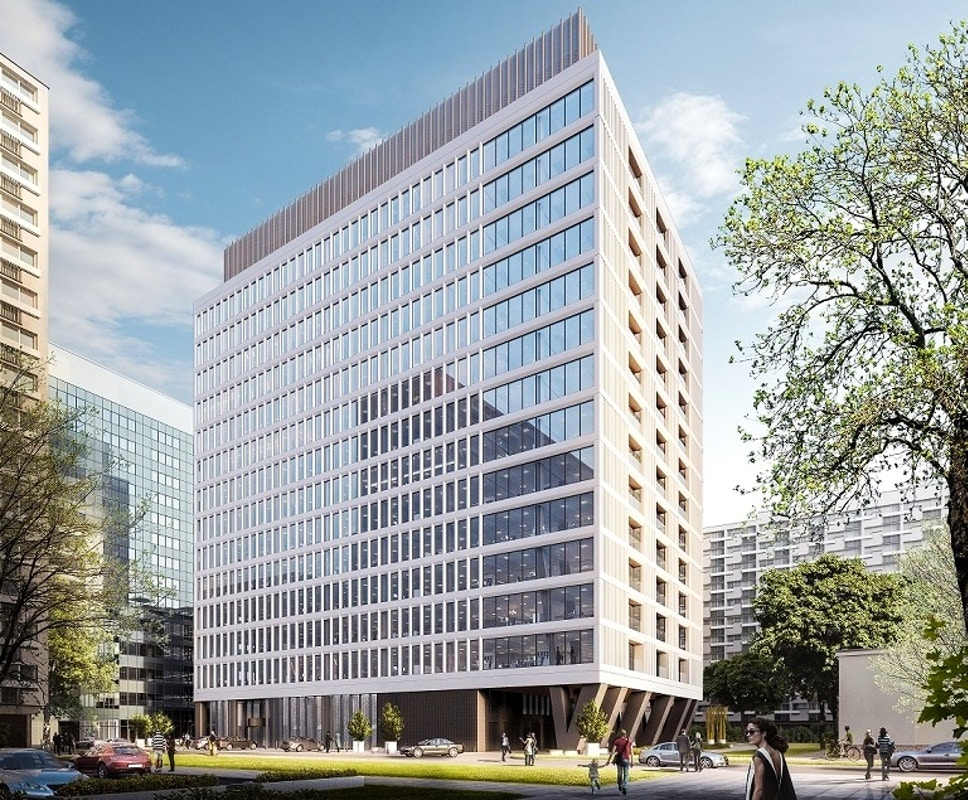
#> input picture atrium.jpg, 968 x 800 px, given in place of the camera
$ jupyter execute main_pipeline.ipynb
#> lines starting #> are read from the running program, lines starting #| are printed output that depends on the picture
[cell 1]
#!/usr/bin/env python3
# -*- coding: utf-8 -*-
"""
Realtime Color Detection Pipeline (OpenCV)
Pipeline Realtime Color Detection
	1.	Capture frame từ camera
	•	Lấy hình từ webcam (OpenCV VideoCapture).
	•	Resize xuống kích thước xử lý (proc_width) để nhẹ hơn.
	2.	Preprocessing (nhẹ, realtime)
	•	Gray-World White Balance
	•	CLAHE (lim=2.0, size=8x8)
	3.	Color labeling (per pixel)
	•	Convert frame → HSV, LAB color space.
	•	Với từng pixel:
	    - HSV mask + LAB deltaE mask
	    - LAB polar
	    - mahalanobis
	4.	Postprocess
	•	morph refine (open=3, close=5)
	•	remove small blobs (min_area_ratio=0.0005)
	•	min_area_ratio=0.0005
	5.	Palette
	•	k means palette lab
	•	save json
	6.	Visualization
	•	Vẽ bounding box + label + % diện tích.
	•	Hiển thị FPS, kích thước xử lý.
	•	Có auto-scale kích thước xử lý để giữ FPS ổn định.pych
key:
  q : quit
  a : toggle autoscale proc size
  p : lưu K-Means palette JSON
  s : snapshot
  m : toggle precise ↔ recall
  d : toggle ΔE method (ciede76 ↔ ciede2000)
  t : cycle COLOR_MASK_MODE (lab_polar ↔ hsv_and_lab ↔ mahalanobis)
"""

# import necessary
import cv2
import json
import time
import math
from dataclasses import dataclass
from typing import Dict, Tuple, List
import numpy as np

# =========================
# 0) Config & Color Palette
# =========================

# 30-color palette (name -> hex)
BASE_COLORS: Dict[str, str] = {
    "red":"#ff0000","orange":"#ff7f00","yellow":"#ffff00","chartreuse":"#7fff00","green":"#00ff00",
    "springgreen":"#00ff7f","cyan":"#00ffff","azure":"#007fff","blue":"#0000ff","navy":"#000080",
    "indigo":"#4b0082","violet":"#8a2be2","purple":"#800080","magenta":"#ff00ff","rose":"#ff007f",
    "pink":"#ffc0cb","salmon":"#fa8072","crimson":"#dc143c","brown":"#8b4513","chocolate":"#d2691e",
    "gold":"#ffd700","olive":"#808000","lime":"#bfff00","teal":"#008080","turquoise":"#40e0d0",
    "sky":"#87ceeb","royalblue":"#4169e1","slateblue":"#6a5acd","beige":"#f5f5dc","black":"#000000"
}

# mode threshold
@dataclass
class ModeThreshold:
    h_tol: int
    s_min: int
    v_min: int
    de_thresh: float

# params for LAB-Polar
@dataclass
class LabPolarParams:
    de_thresh: float = 16.0
    hue_deg_tol: float = 12.0
    chroma_min_ratio: float = 0.7
    chroma_max_ratio: float = 1.3

# config class
@dataclass
class Config:
    # Target FPS & autoscale
    target_fps: float = 30.0
    autoscale: bool = True
    autoscale_margin: float = 2.0
    autoscale_interval: int = 30
    width_step: int = 32
    proc_width: int = 640
    min_width: int = 320
    max_width: int = 960

    # Preprocess
    use_grayworld: bool = True
    use_clahe: bool = True
    clahe_clip: float = 2.0
    clahe_grid: Tuple[int, int] = (8, 8)

    # Color labeling
    de_method: str = "ciede76"          # "ciede76" | "ciede2000"
    mode: str = "precise"                # "precise" | "recall" (chỉ ảnh hưởng preset tham số)
    COLOR_MASK_MODE: str = "lab_polar"   # "lab_polar" | "hsv_and_lab" | "mahalanobis"

    # Mahalanobis params (2D trên a-b)
    maha_k: float = 3.0                  # chấp nhận nếu d^2 <= k^2
    maha_sigma_base: float = 6.0         # sigma cơ bản cho a,b
    maha_sigma_scale_by_chroma: float = 0.06  # thêm theo C_ref
    maha_min_chroma: float = 6.0         # bỏ xám (C thấp)

    # Postprocess
    morph_open: int = 3
    morph_close: int = 5
    min_area_ratio: float = 0.0005

    # Palette
    k_palette: int = 6

# HSV + ΔE presets
MODE_PRECISE = ModeThreshold(h_tol=10, s_min=60, v_min=60, de_thresh=16.0)
MODE_RECALL  = ModeThreshold(h_tol=18, s_min=35, v_min=35, de_thresh=26.0)

# Lab-Polar presets
LP_PRECISE = LabPolarParams(de_thresh=16.0, hue_deg_tol=12.0, chroma_min_ratio=0.7, chroma_max_ratio=1.3)
LP_RECALL  = LabPolarParams(de_thresh=26.0, hue_deg_tol=20.0, chroma_min_ratio=0.5, chroma_max_ratio=1.6)


# =========================
# 1) Utilities
# =========================

# convert hex value -> BGR value
def hex_to_bgr(hex_str: str) -> Tuple[int, int, int]:
    hex_str = hex_str.lstrip('#')
    r = int(hex_str[0:2], 16)
    g = int(hex_str[2:4], 16)
    b = int(hex_str[4:6], 16)
    return (b, g, r)

# convert BGR value -> LAB
def bgr_to_lab_cv(bgr: Tuple[int, int, int]) -> np.ndarray:
    arr = np.uint8([[list(bgr)]])
    lab = cv2.cvtColor(arr, cv2.COLOR_BGR2LAB)
    return lab[0, 0].astype(np.float32)

# convert LAB value -> float
def cv_lab_to_lab_float(lab_cv: np.ndarray) -> np.ndarray:
    lab_cv = lab_cv.astype(np.float32)
    L = lab_cv[..., 0] * (100.0 / 255.0)
    a = lab_cv[..., 1] - 128.0
    b = lab_cv[..., 2] - 128.0
    return np.stack([L, a, b], axis=-1)

# pre-process: grayworld white balance
def grayworld_white_balance(bgr: np.ndarray) -> np.ndarray:
    eps = 1e-6
    b, g, r = cv2.split(bgr)
    mb, mg, mr = b.mean() + eps, g.mean() + eps, r.mean() + eps
    m = (mb + mg + mr) / 3.0
    kb, kg, kr = m / mb, m / mg, m / mr
    b = cv2.multiply(b, kb)
    g = cv2.multiply(g, kg)
    r = cv2.multiply(r, kr)
    balanced = cv2.merge([b, g, r])
    return np.clip(balanced, 0, 255).astype(np.uint8)

# pre-process: CLAHE on L channel
def clahe_on_L(bgr: np.ndarray, clip: float = 2.0, grid: Tuple[int, int] = (8, 8)) -> np.ndarray:
    lab = cv2.cvtColor(bgr, cv2.COLOR_BGR2LAB)
    L, a, b = cv2.split(lab)
    clahe = cv2.createCLAHE(clipLimit=clip, tileGridSize=grid)
    L2 = clahe.apply(L)
    lab2 = cv2.merge([L2, a, b])
    return cv2.cvtColor(lab2, cv2.COLOR_LAB2BGR)

# ------- HSV (Hue, Saturation, Value) utilities -------
# Hue: Sắc độ
# Saturation: Độ bão hoà
# Value: Giá trị sáng
# [24 lines left out: functions compute_hsv_bounds, hsv_mask_for_color, not called in this run]

# ------- LAB (Lightness, A/B) ΔE -------
# L: Lightness: độ sáng
# A: trục xanh lá đến đỏ
# B: trục xanh dương đến vàng

# Công thức đo độ khác biệt màu sắc
# delta E 1976
def deltaE76(lab_img_f: np.ndarray, lab_ref_f: np.ndarray) -> np.ndarray:
    diff = lab_img_f - lab_ref_f.reshape(1, 1, 3)
    return np.sqrt(np.sum(diff * diff, axis=2)).astype(np.float32)

# delta E 2000
# CIEDE2000
# [50 lines left out: function _ciede2000, not called in this run]


def deltaE(lab_img_f: np.ndarray, lab_ref_f: np.ndarray, method: str = "ciede76") -> np.ndarray:
    if method == "ciede2000":
        return _ciede2000(lab_img_f, lab_ref_f)
    return deltaE76(lab_img_f, lab_ref_f)

# ------- Lab-Polar mask -------

def angle_diff_deg(a, b):
    d = (a - b + 180.0) % 360.0 - 180.0
    return np.abs(d)


def lab_polar_from_lab_float(lab_f):
    a = lab_f[..., 1]
    b = lab_f[..., 2]
    chroma = np.sqrt(a * a + b * b)
    hue_deg = (np.degrees(np.arctan2(b, a)) + 360.0) % 360.0
    return hue_deg, chroma


def lab_polar_of_ref(lab_ref_f):
    a = float(lab_ref_f[1]); b = float(lab_ref_f[2])
    chroma = math.sqrt(a * a + b * b)
    hue_deg = (math.degrees(math.atan2(b, a)) + 360.0) % 360.0
    return hue_deg, chroma


def lab_polar_mask(lab_f, lab_ref_f, params: LabPolarParams, de_method="ciede76"):
    dE = deltaE(lab_f, lab_ref_f, method=de_method)
    hue_img, chroma_img = lab_polar_from_lab_float(lab_f)
    hue_ref, chroma_ref = lab_polar_of_ref(lab_ref_f)

    delta_h = angle_diff_deg(hue_img, hue_ref)
    cmin = params.chroma_min_ratio * chroma_ref
    cmax = params.chroma_max_ratio * chroma_ref

    m = (dE <= params.de_thresh) & (delta_h <= params.hue_deg_tol) & (chroma_img >= cmin) & (chroma_img <= cmax)
    return m.astype(np.uint8) * 255

# ------- Mahalanobis (a,b) + ΔE guardrail -------

# [20 lines left out: function mahalanobis_mask, not called in this run]

# ------- Postprocess & Palette -------
# Opening: erosion -> dilation
# Closing: dilation -> ersion
# Dilation
# Erosion
# purpose: clean mask, reduce noise, khử răng cưa
def morph_refine(mask: np.ndarray, open_ks: int, close_ks: int) -> np.ndarray:
    m = mask
    if open_ks > 1:
        k1 = cv2.getStructuringElement(cv2.MORPH_ELLIPSE, (open_ks, open_ks))
        m = cv2.morphologyEx(m, cv2.MORPH_OPEN, k1)
    if close_ks > 1:
        k2 = cv2.getStructuringElement(cv2.MORPH_ELLIPSE, (close_ks, close_ks))
        m = cv2.morphologyEx(m, cv2.MORPH_CLOSE, k2)
    return m

# Loại bỏ object nhỏ trong mask
def remove_small_blobs(mask: np.ndarray, min_area: int) -> np.ndarray:
    if min_area <= 1:
        return mask
    # sử dụng connected components
    num, labels, stats, _ = cv2.connectedComponentsWithStats(mask, connectivity=8)
    keep = np.zeros(num, dtype=np.bool_)
    keep[0] = False
    for i in range(1, num):
        keep[i] = stats[i, cv2.CC_STAT_AREA] >= min_area
    return (keep[labels]).astype(np.uint8) * 255


# Tóm gọn bảng màu
# [12 lines left out: functions kmeans_palette_lab, lab_cv_to_hex, not called in this run]


# =========================
# 2) Main Loop
# =========================

def main():
    cfg = Config()

    # Prepare color references
    color_refs: Dict[str, Dict[str, np.ndarray]] = {}
    for name, hx in BASE_COLORS.items():
        bgr = hex_to_bgr(hx)
        lab_cv = bgr_to_lab_cv(bgr)
        lab_f = cv_lab_to_lab_float(lab_cv)
        color_refs[name] = {
            "bgr": np.array(bgr, dtype=np.uint8),
            "lab_cv": lab_cv.astype(np.uint8),
            "lab_f": lab_f.astype(np.float32),
        }

    cap = cv2.VideoCapture(0)
    if not cap.isOpened():
        print("[Error] Cannot open camera.")
        return

    ema_fps = None
    last_t = time.time()
    frame_count = 0

    win_name = "Realtime Color Detection"
    cv2.namedWindow(win_name, cv2.WINDOW_NORMAL)

    while True:
        ok, frame = cap.read()
#> frame is the input picture: shape (800, 968, 3); mean B, G, R 163.5, 162.1, 155.6
        if not ok:
            print("[Warn] Empty frame.")
            break

        H0, W0 = frame.shape[:2]
        scale = cfg.proc_width / float(W0)
        proc_h = max(1, int(round(H0 * scale)))
        proc_w = cfg.proc_width
        frame_proc = cv2.resize(frame, (proc_w, proc_h), interpolation=cv2.INTER_AREA)

        # 2) Preprocess
        if cfg.use_grayworld:
            frame_proc = grayworld_white_balance(frame_proc)
#> in grayworld_white_balance, `b, g, r = cv2.split(bgr)`:
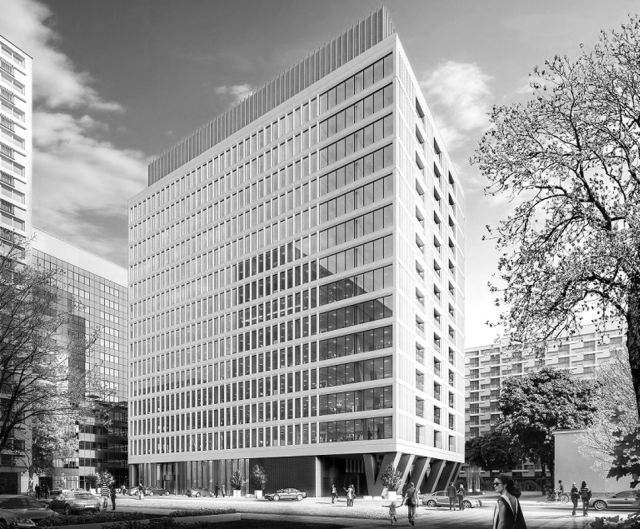
#> r: shape (529, 640); min 0, max 255, mean 155.6
#> in grayworld_white_balance, `mb, mg, mr = b.mean() + eps, g.mean() + eps, r.mean() + eps`: mb = 163.5; mg = 162.1; mr = 155.6
#> in grayworld_white_balance, `m = (mb + mg + mr) / 3.0`: m = 160.4
#> in grayworld_white_balance, `kb, kg, kr = m / mb, m / mg, m / mr`: kb = 0.981; kg = 0.989; kr = 1.03
        if cfg.use_clahe:
            frame_proc = clahe_on_L(frame_proc, clip=cfg.clahe_clip, grid=cfg.clahe_grid)

        # Convert once
        hsv = cv2.cvtColor(frame_proc, cv2.COLOR_BGR2HSV) if cfg.COLOR_MASK_MODE == "hsv_and_lab" else None
        lab_cv = cv2.cvtColor(frame_proc, cv2.COLOR_BGR2LAB)
        lab_f = cv_lab_to_lab_float(lab_cv)
#> in cv_lab_to_lab_float (call 31), `b = lab_cv[..., 2] - 128.0`:
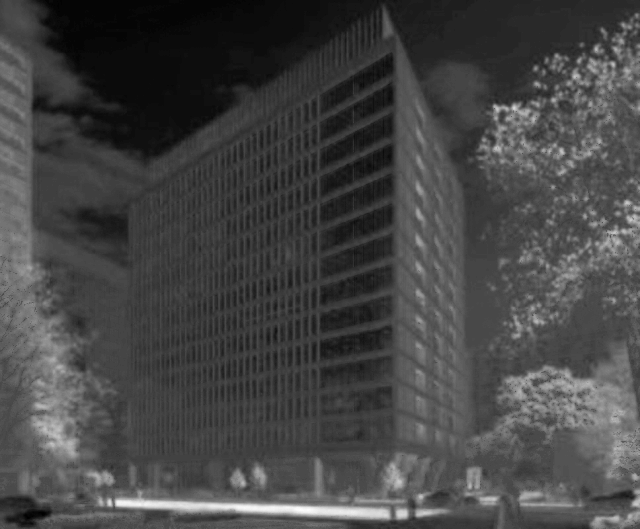
#> b: shape (529, 640) float32; min -25, max 67, mean 0.2; drawn with min black and max white
#> in cv_lab_to_lab_float (call 31), `return np.stack([L, a, b], axis=-1)`:
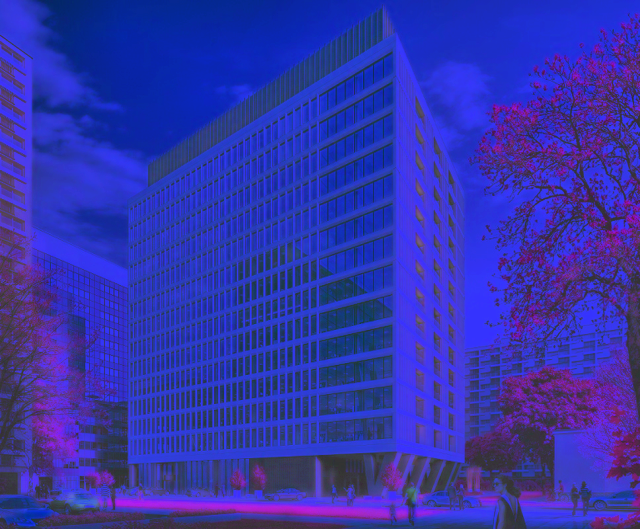
#> returned value: shape (529, 640, 3) float32; mean of channels 0, 1, 2 59.2, 0.6, 0.2; drawn with min black and max white

        # thresholds & areas
        proc_area = proc_w * proc_h
        min_area = int(cfg.min_area_ratio * proc_area)

        detections: List[Tuple[str, Tuple[int, int, int, int], int]] = []

        for name, ref in color_refs.items():
            if cfg.COLOR_MASK_MODE == "lab_polar":
                lpp = LP_PRECISE if cfg.mode == "precise" else LP_RECALL
                mask = lab_polar_mask(lab_f, ref["lab_f"], lpp, de_method=cfg.de_method)
            elif cfg.COLOR_MASK_MODE == "hsv_and_lab":
                mt = MODE_PRECISE if cfg.mode == "precise" else MODE_RECALL
                mask_hsv = hsv_mask_for_color(hsv, tuple(int(x) for x in ref["bgr"]), mt)
                dE = deltaE(lab_f, ref["lab_f"], cfg.de_method)
                mask_de = (dE <= mt.de_thresh).astype(np.uint8) * 255
                mask = cv2.bitwise_and(mask_hsv, mask_de)
            elif cfg.COLOR_MASK_MODE == "mahalanobis":
                mask = mahalanobis_mask(lab_f, ref["lab_f"], cfg)
            else:
                mask = lab_polar_mask(lab_f, ref["lab_f"], LP_PRECISE if cfg.mode=="precise" else LP_RECALL, de_method=cfg.de_method)

            # 4) Postprocess
            mask = morph_refine(mask, cfg.morph_open, cfg.morph_close)
            mask = remove_small_blobs(mask, min_area)

            num, labels, stats, _ = cv2.connectedComponentsWithStats(mask, connectivity=8)
            for i in range(1, num):
                x, y, w, h, area_px = stats[i]
                if area_px < min_area:
                    continue
                detections.append((name, (x, y, w, h), int(area_px)))
#> this loop made 30 passes
#> pass 1, in lab_polar_mask, `dE = deltaE(lab_f, lab_ref_f, method=de_method)`:
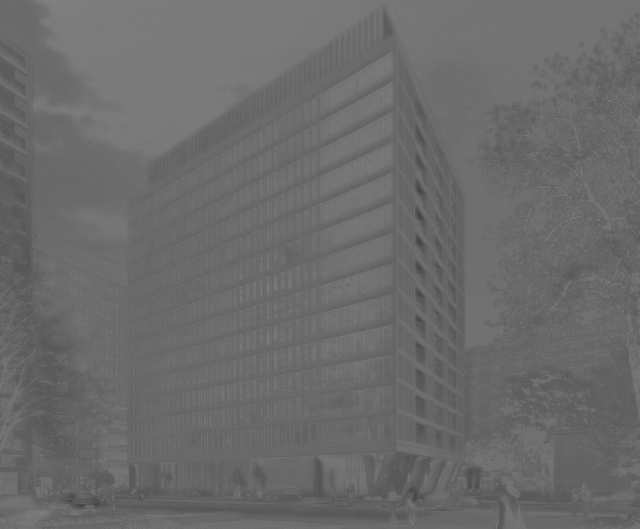
#> dE: shape (529, 640) float32; min 68.95, max 128, mean 107.4
#> pass 1, in lab_polar_from_lab_float, `chroma = np.sqrt(a * a + b * b)`:
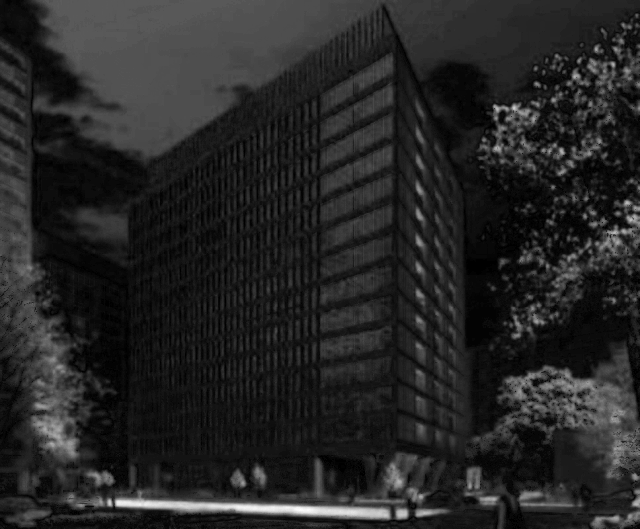
#> chroma: shape (529, 640) float32; min 0, max 68.07, mean 10.2; drawn with min black and max white
#> pass 1, in lab_polar_from_lab_float, `hue_deg = (np.degrees(np.arctan2(b, a)) + 360.0) % 360.0`:
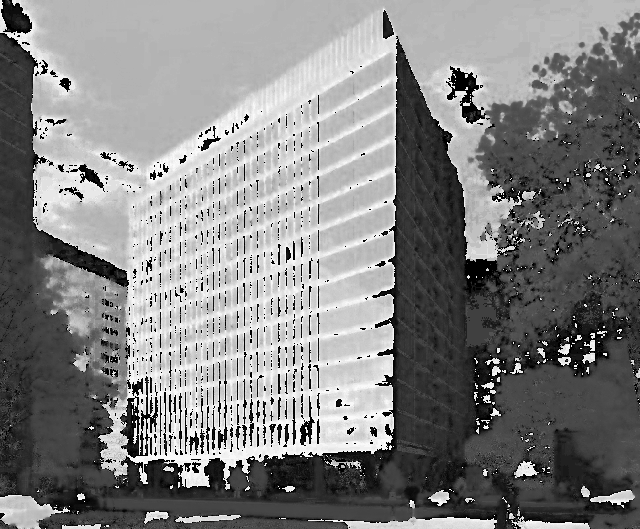
#> hue_deg: shape (529, 640) float32; min 0, max 357.5, mean 182.7; drawn with min black and max white
#> after the loop, detections = []

        # Draw
        disp = frame.copy()
        sx = W0 / float(proc_w)
        sy = H0 / float(proc_h)

        for name, (x, y, w, h), area_px in detections:
            X = int(round(x * sx)); Y = int(round(y * sy))
            W = int(round(w * sx)); H = int(round(h * sy))
            color_bgr = tuple(int(c) for c in color_refs[name]["bgr"])  # BGR
            cv2.rectangle(disp, (X, Y), (X + W, Y + H), color_bgr, 2)
            area_ratio = (area_px / float(proc_area)) * 100.0
            label = f"{name} {area_ratio:.1f}%"
            tsize, _ = cv2.getTextSize(label, cv2.FONT_HERSHEY_SIMPLEX, 0.5, 1)
            cv2.rectangle(disp, (X, Y - tsize[1] - 6), (X + tsize[0] + 6, Y), color_bgr, -1)
            cv2.putText(disp, label, (X + 3, Y - 4), cv2.FONT_HERSHEY_SIMPLEX, 0.5, (255,255,255), 1, cv2.LINE_AA)
#> this loop made 0 passes

        # HUD
        now = time.time()
        dt = max(1e-6, now - last_t)
        inst_fps = 1.0 / dt
        last_t = now
        ema_fps = inst_fps if ema_fps is None else 0.9 * ema_fps + 0.1 * inst_fps
        frame_count += 1

        if cfg.autoscale and frame_count % cfg.autoscale_interval == 0:
            if ema_fps < (cfg.target_fps - cfg.autoscale_margin) and cfg.proc_width > cfg.min_width:
                cfg.proc_width = max(cfg.min_width, cfg.proc_width - cfg.width_step)
            elif ema_fps > (cfg.target_fps + cfg.autoscale_margin) and cfg.proc_width < cfg.max_width:
                cfg.proc_width = min(cfg.max_width, cfg.proc_width + cfg.width_step)

        hud1 = f"FPS: {ema_fps:.1f} | target: {cfg.target_fps:.0f} | mode: {cfg.mode} | mask: {cfg.COLOR_MASK_MODE} | ΔE: {cfg.de_method}"
        hud2 = f"proc: {proc_w}x{proc_h} (auto:{'on' if cfg.autoscale else 'off'}) | open={cfg.morph_open} close={cfg.morph_close} | min_area={min_area}"
        cv2.putText(disp, hud1, (10, 24), cv2.FONT_HERSHEY_SIMPLEX, 0.65, (0,0,0), 3, cv2.LINE_AA)
        cv2.putText(disp, hud1, (10, 24), cv2.FONT_HERSHEY_SIMPLEX, 0.65, (255,255,255), 1, cv2.LINE_AA)
        cv2.putText(disp, hud2, (10, 48), cv2.FONT_HERSHEY_SIMPLEX, 0.55, (0,0,0), 3, cv2.LINE_AA)
        cv2.putText(disp, hud2, (10, 48), cv2.FONT_HERSHEY_SIMPLEX, 0.55, (255,255,255), 1, cv2.LINE_AA)
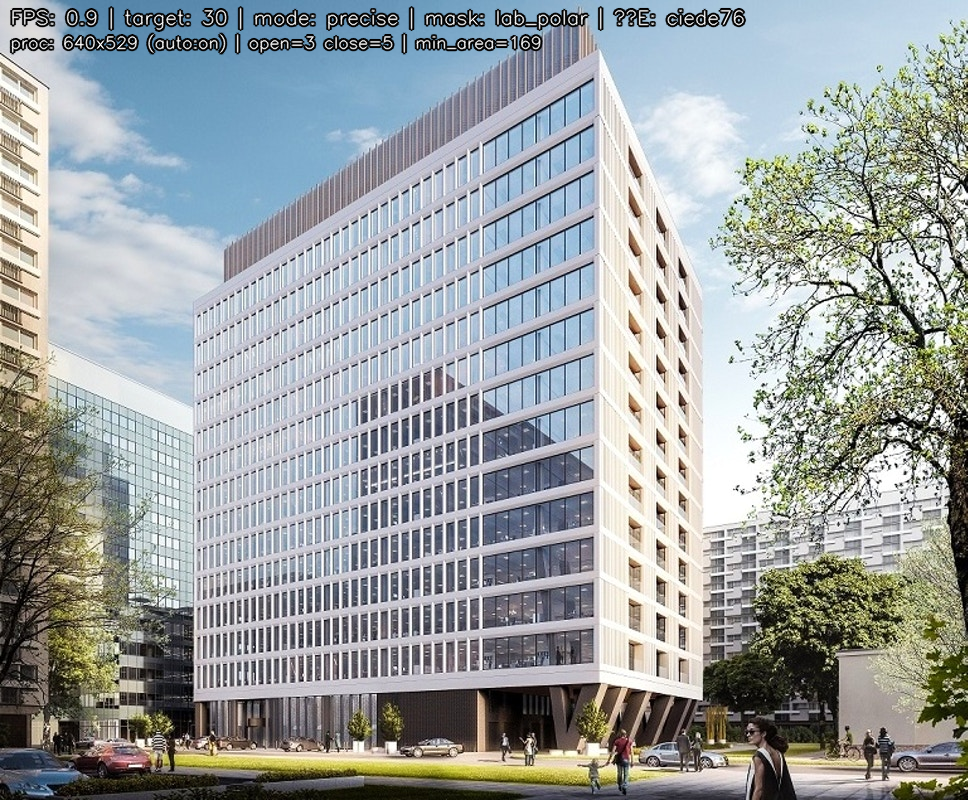
#> disp: shape (800, 968, 3); mean B, G, R 161.2, 160.3, 154.5

        cv2.imshow(win_name, disp)

        key = cv2.waitKey(1) & 0xFF
#> (key q is pressed here)
        if key == ord('q') or key == 27:
            break
        elif key == ord('a'):
            cfg.autoscale = not cfg.autoscale
            print(f"[Autoscale] {'ON' if cfg.autoscale else 'OFF'}")
        elif key == ord('s'):
            ts = int(time.time())
            out_path = f"snapshot_{ts}.png"
            cv2.imwrite(out_path, disp)
            print(f"[Saved] {out_path}")
        elif key == ord('p'):
            centers = kmeans_palette_lab(lab_cv, k=cfg.k_palette, attempts=5)
            items = []
            for i in range(centers.shape[0]):
                lab_u8 = centers[i]
                hex_col = lab_cv_to_hex(lab_u8)
                lab_f_center = cv_lab_to_lab_float(lab_u8.reshape(1,1,3)).reshape(3).tolist()
                items.append({"lab_cv": centers[i].astype(int).tolist(), "lab": lab_f_center, "hex": hex_col})
            ts = int(time.time())
            js = {"timestamp": ts, "k": cfg.k_palette, "items": items}
            out_json = f"palette_{ts}.json"
            with open(out_json, "w", encoding="utf-8") as f:
                json.dump(js, f, ensure_ascii=False, indent=2)
            print(f"[Palette] Saved {out_json}")
        elif key == ord('m'):
            cfg.mode = 'recall' if cfg.mode == 'precise' else 'precise'
            print(f"[Mode] {cfg.mode}")
        elif key == ord('d'):
            cfg.de_method = 'ciede2000' if cfg.de_method == 'ciede76' else 'ciede76'
            print(f"[ΔE] {cfg.de_method}")
        elif key == ord('t'):
            order = ['lab_polar', 'hsv_and_lab', 'mahalanobis']
            try:
                idx = order.index(cfg.COLOR_MASK_MODE)
            except ValueError:
                idx = 0
            cfg.COLOR_MASK_MODE = order[(idx + 1) % len(order)]
            print(f"[Mask] {cfg.COLOR_MASK_MODE}")

    cap.release()
    cv2.destroyAllWindows()


if __name__ == "__main__":
    main()
